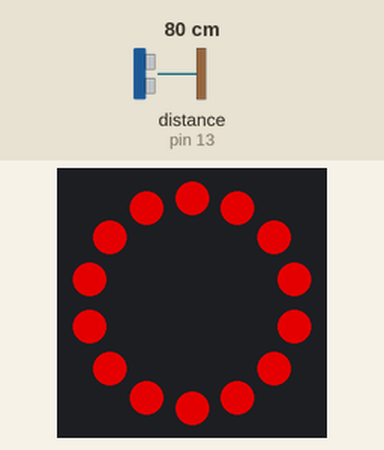
Bench run of a sketch on a simulated Arduino Uno, built with avr-gcc and run on an emulated ATmega328P. Shown: 14 RGB LEDs in a ring, first at the top, clockwise. The test bench sets the inputs (shaded band); at power-on: distance to the obstacle (sensor on pin 13) 80 cm. The echo pulse lasts 58.3 µs per cm; dim RGB values are drawn brighter than linear.

Above: at 1.2 s.
1.3 s: distance to the obstacle (sensor on pin 13) set to 2 cm
At 2.2 s:
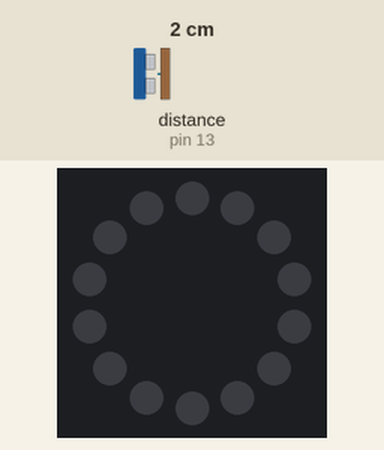
2.8 s: distance to the obstacle (sensor on pin 13) set to 18 cm
At 3.2 s:
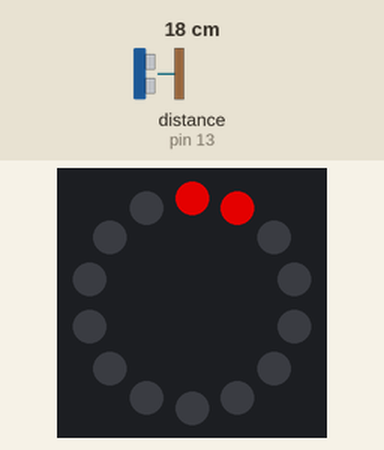
4.3 s: distance to the obstacle (sensor on pin 13) set to 4 cm
At 5.5 s:
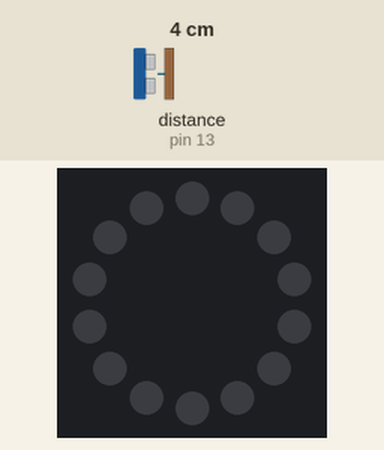
5.8 s: distance to the obstacle (sensor on pin 13) set to 60 cm
At 6.9 s:
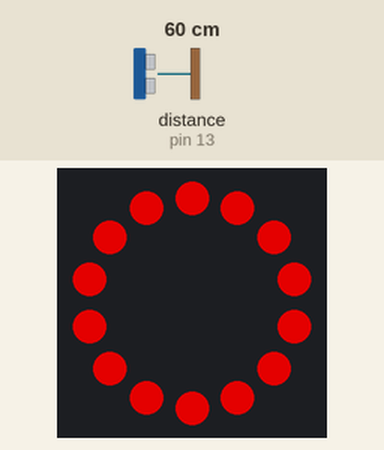
Timing chart, 0 to 8.3 s (numbered marks = the images above; inputs shaded):
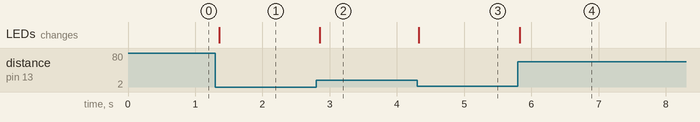

Measured:
- after the input at 1.3 s, the LEDs: change after 0.06 s (image 1)
- after the input at 2.8 s, the LEDs: change after 0.05 s (image 2)
- after the input at 4.3 s, the LEDs: change at once (image 3)
- after the input at 5.8 s, the LEDs: change at once (image 4)

The sketch:

PixelSensor.ino
```cpp
/*
   Light up n number of pixels based on sensor reading between 10cm and 50cm
*/
//==========================================================================================
#include <Adafruit_NeoPixel.h>
#include <Ultrasonic.h>
//==========================================================================================
int pixelNumber  = 14;
int pixelDataPin =  9;
uint32_t pixelColour = 0xAA0000; // RGB Value
int delayBetweenChanges = 100;
uint8_t brightness = 0;
//==========================================================================================
uint16_t pixelType = NEO_GRB + NEO_KHZ800; // type should always be this for your NeoPixels
Adafruit_NeoPixel pixelRing = Adafruit_NeoPixel(pixelNumber, pixelDataPin, pixelType);
//==========================================================================================
int trigPin = 12;
int echoPin = 13;
Ultrasonic ultrasonic(trigPin, echoPin);
//==========================================================================================
void setup()
{
  pixelRing.begin();
}
//==========================================================================================
void loop()
{
  int distance = ultrasonic.read();
  int ledCount = constrain(map(distance, 10, 50, 0, pixelRing.numPixels()), 0, pixelRing.numPixels());
  pixelRing.clear();
  for (int i = 0; i < ledCount; i++)
  {
    pixelRing.setPixelColor(i, 0);
    pixelRing.setPixelColor(i, pixelColour);
  }
  pixelRing.show();
  delay(50);
}
//==========================================================================================
```
